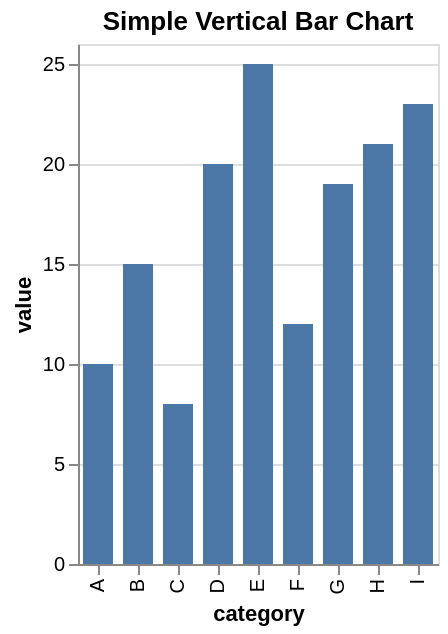

Describe this chart as a Vega-Lite specification.
### Vega-Lite specification from a JSON file in a GitHub repository (floating-point values rounded to 4 significant figures)
{"$schema": "https://vega.github.io/schema/vega-lite/v5.20.1.json", "config": {"view": {"continuousHeight": 300, "continuousWidth": 300}}, "data": {"name": "data-7236977939362759d3deb27d6bb3940b"}, "datasets": {"data-7236977939362759d3deb27d6bb3940b": [{"category": "A", "month": "Jan", "sales": 3, "value": 10}, {"category": "B", "month": "Feb", "sales": 7, "value": 15}, {"category": "C", "month": "Mar", "sales": 5, "value": 8}, {"category": "D", "month": "Apr", "sales": 10, "value": 20}, {"category": "E", "month": "May", "sales": 8, "value": 25}, {"category": "F", "month": "Jun", "sales": 7, "value": 12}, {"category": "G", "month": "Jul", "sales": 11, "value": 19}, {"category": "H", "month": "Aug", "sales": 9, "value": 21}, {"category": "I", "month": "Sep", "sales": 10, "value": 23}]}, "encoding": {"x": {"field": "category", "type": "nominal"}, "y": {"field": "value", "type": "quantitative"}}, "height": 260, "mark": {"size": 15, "type": "bar"}, "title": "Simple Vertical Bar Chart", "width": "container"}
